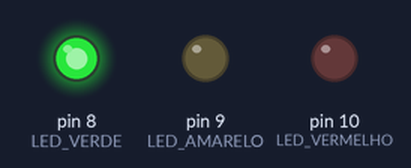
Bench run of a sketch on a simulated Arduino Uno, built with avr-gcc and run on an emulated ATmega328P. Parts: output pins drawn as LEDs (lit = HIGH).

Above: at 2.5 s.
At 6.0 s:
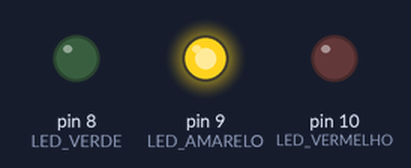
At 9.5 s:
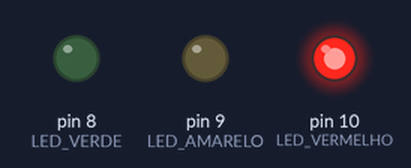
Timing chart, 0 to 15.6 s (numbered marks = the images above):
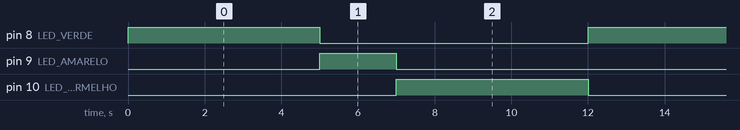

Measured:
- by itself, pin 8 (LED_VERDE), pin 10 (LED_VERMELHO): alternates HIGH for 5.0 s and LOW for 7.0 s
- by itself, pin 9 (LED_AMARELO): alternates HIGH for 2.0 s and LOW for 10.0 s
- by itself, everything shown: repeats every 12.0 s, in 3 steps

The sketch:

Projeto_02_Semaforo_Temporizado.ino
```cpp
// Projeto 2: Semáforo Automático Temporizado
const int LED_VERMELHO = 10;
const int LED_AMARELO = 9;
const int LED_VERDE = 8;

void setup() {
  pinMode(LED_VERMELHO, OUTPUT);
  pinMode(LED_AMARELO, OUTPUT);
  pinMode(LED_VERDE, OUTPUT);
}

void loop() {
  // Fase 1: Verde (5 segundos)
  digitalWrite(LED_VERDE, HIGH);
  digitalWrite(LED_AMARELO, LOW);
  digitalWrite(LED_VERMELHO, LOW);
  delay(5000);

  // Fase 2: Amarelo (2 segundos)
  digitalWrite(LED_VERDE, LOW);
  digitalWrite(LED_AMARELO, HIGH);
  digitalWrite(LED_VERMELHO, LOW);
  delay(2000);

  // Fase 3: Vermelho (5 segundos)
  digitalWrite(LED_VERDE, LOW);
  digitalWrite(LED_AMARELO, LOW);
  digitalWrite(LED_VERMELHO, HIGH);
  delay(5000);
}
```
